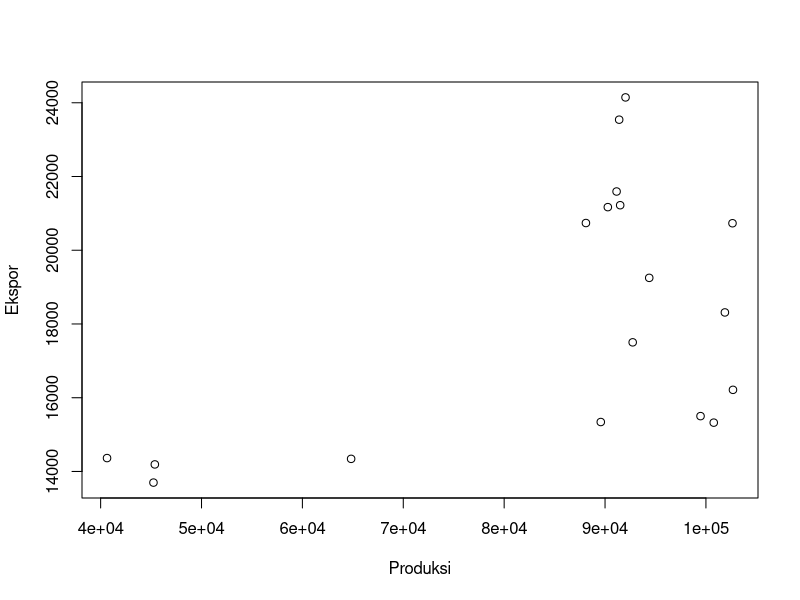
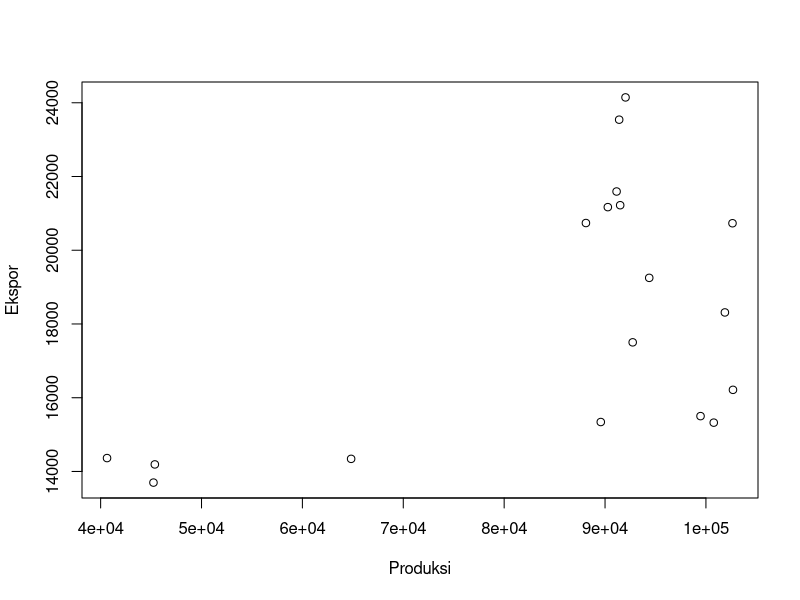

These figures' R source, in order:
## ---- chunk 1
library('readxl')
library('tidyverse')
## ---- chunk 2
setwd('C:/Metopel')
library('readxl')
library('tidyverse')
dat<-read_excel('Data produksi dan ekspor kayu manis.xlsx')
plot(dat$Y,dat$X,xlab="Produksi",ylab="Ekspor")
## ---- chunk 3
setwd('C:/Metopel')
library('readxl')
library('tidyverse')
dat<-read_excel('Data produksi dan ekspor kayu manis.xlsx')
plot(dat$Y,dat$X,xlab="Produksi",ylab="Ekspor")
## ---- chunk 4
reg1<-lm(X~Y,data=dat)
summary(reg1)
## ---- chunk 5
reg1<-lm(X~Y,data=dat)
summary(reg1)
